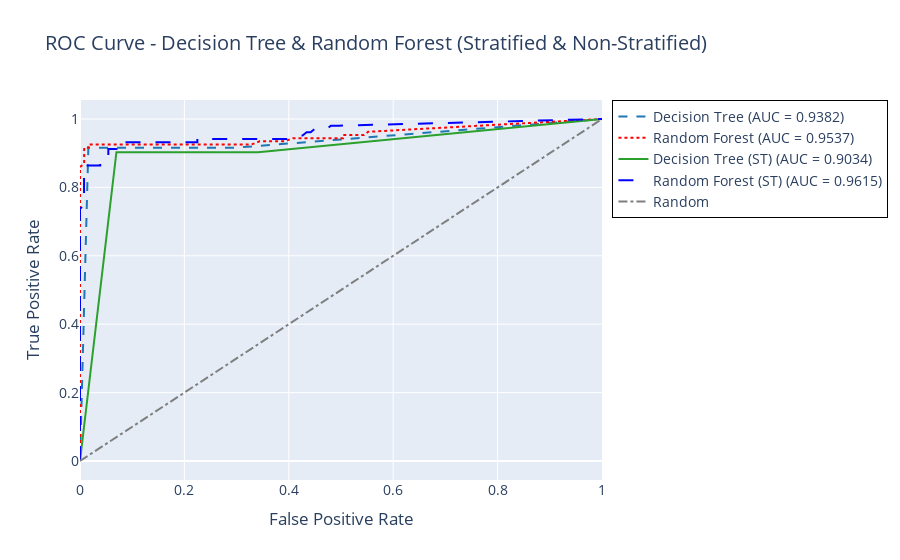

The notebook cell this image was saved under:
### Code cell
# # 1. Predict probabilities untuk ROC Curve
# y_probs_dtree = dtree.predict_proba(X_test)[:, 1]  
# y_probs_rf = rf.predict_proba(X_test)[:, 1]  

# y_probs_dtree_st = dtree_st.predict_proba(X_test_st)[:, 1]  
# y_probs_rf_st = rf_st.predict_proba(X_test_st)[:, 1]  

# # 2. Hitung AUC untuk semua model
# auc_dtree = roc_auc_score(y_test, y_probs_dtree)
# auc_rf = roc_auc_score(y_test, y_probs_rf)
# auc_dtree_st = roc_auc_score(y_test_st, y_probs_dtree_st)
# auc_rf_st = roc_auc_score(y_test_st, y_probs_rf_st)

# # 3. Hitung ROC Curve (FPR & TPR)
# fpr_dtree, tpr_dtree, _ = roc_curve(y_test, y_probs_dtree)
# fpr_rf, tpr_rf, _ = roc_curve(y_test, y_probs_rf)
# fpr_dtree_st, tpr_dtree_st, _ = roc_curve(y_test_st, y_probs_dtree_st)
# fpr_rf_st, tpr_rf_st, _ = roc_curve(y_test_st, y_probs_rf_st)

# # 4. Membuat ROC Curve dengan Plotly
# fig = go.Figure()

# fig.add_trace(go.Scatter(
#     x=fpr_dtree, y=tpr_dtree, mode='lines',
#     name=f'Decision Tree (AUC = {auc_dtree:.4f})',
#     line=dict(color='#1f77b4', dash='dash')  # Biru Soft
# ))

# fig.add_trace(go.Scatter(
#     x=fpr_rf, y=tpr_rf, mode='lines',
#     name=f'Random Forest (AUC = {auc_rf:.4f})',
#     line=dict(color='red', dash='dot')  # Oranye Soft
# ))

# fig.add_trace(go.Scatter(
#     x=fpr_dtree_st, y=tpr_dtree_st, mode='lines',
#     name=f'Decision Tree (ST) (AUC = {auc_dtree_st:.4f})',
#     line=dict(color='#2ca02c', dash='solid')  # Hijau Soft
# ))

# fig.add_trace(go.Scatter(
#     x=fpr_rf_st, y=tpr_rf_st, mode='lines',
#     name=f'Random Forest (ST) (AUC = {auc_rf_st:.4f})',
#     line=dict(color='blue', dash='longdash')  # Merah Soft
# ))

# # Garis referensi (Random Guess)
# fig.add_trace(go.Scatter(
#     x=[0, 1], y=[0, 1], mode='lines',
#     name='Random', line=dict(color='#7f7f7f', dash='dashdot')  # Abu-abu Netral
# ))

# fig.update_layout(
#     title="ROC Curve - Decision Tree & Random Forest (Stratified & Non-Stratified)",
#     xaxis_title="False Positive Rate",
#     yaxis_title="True Positive Rate",
#     showlegend=True,
#     font=dict(size=14),  # Ukuran teks lebih nyaman
#     legend=dict(
#         bgcolor="rgba(255, 255, 255, 0.8)",  # Latar belakang legend (semi-transparan)
#         bordercolor="black",  # Warna border hitam
#         borderwidth=1  # Ketebalan border
#     ),
# )

# # Menampilkan plot
# fig.show()

### Figure 1 — Plotly figure (JSON) as saved in the notebook; plotly's stock layout.template omitted (floating-point values rounded to 4 significant figures)
{"data": [{"line": {"color": "#1f77b4", "dash": "dash"}, "mode": "lines", "name": "Decision Tree (AUC = 0.9382)", "type": "scatter", "x": [0.0, 0.016, 0.208, 0.232, 0.28, 0.296, 1.0], "y": [0.0, 0.9159, 0.9159, 0.9159, 0.9159, 0.9159, 1.0]}, {"line": {"color": "red", "dash": "dot"}, "mode": "lines", "name": "Random Forest (AUC = 0.9537)", "type": "scatter", "x": [0.0, 0.0, 0.0, 0.0, 0.0, 0.0, 0.0, 0.0, 0.0, 0.0, 0.0, 0.0, 0.0, 0.008, 0.008, 0.016, 0.016, 0.08, 0.088, 0.12, 0.216, 0.24, 0.272, 0.28, 0.296, 0.328, 0.344, 0.352, 0.376, 0.392, 0.408, 0.424, 0.472, 0.504, 0.504, 0.52, 0.544, 0.552, 1.0], "y": [0.0, 0.4206, 0.5701, 0.5888, 0.6168, 0.6636, 0.6916, 0.7009, 0.729, 0.7477, 0.7757, 0.7944, 0.8598, 0.8692, 0.9159, 0.9159, 0.9252, 0.9252, 0.9252, 0.9252, 0.9252, 0.9252, 0.9252, 0.9252, 0.9252, 0.9252, 0.9346, 0.9346, 0.9346, 0.9346, 0.9439, 0.9439, 0.9439, 0.9439, 0.9533, 0.9533, 0.9533, 0.9626, 1.0]}, {"line": {"color": "#2ca02c", "dash": "solid"}, "mode": "lines", "name": "Decision Tree (ST) (AUC = 0.9034)", "type": "scatter", "x": [0.0, 0.06977, 0.1783, 0.2403, 0.2713, 0.2946, 0.3256, 0.3411, 1.0], "y": [0.0, 0.9029, 0.9029, 0.9029, 0.9029, 0.9029, 0.9029, 0.9029, 1.0]}, {"line": {"color": "blue", "dash": "longdash"}, "mode": "lines", "name": "Random Forest (ST) (AUC = 0.9615)", "type": "scatter", "x": [0.0, 0.0, 0.0, 0.0, 0.0, 0.0, 0.007752, 0.007752, 0.007752, 0.007752, 0.007752, 0.007752, 0.007752, 0.007752, 0.03876, 0.03876, 0.04651, 0.04651, 0.05426, 0.05426, 0.06977, 0.06977, 0.07752, 0.155, 0.1628, 0.1938, 0.2248, 0.2248, 0.2713, 0.2946, 0.3256, 0.3333, 0.3643, 0.3798, 0.4031, 0.4186, 0.4264, 0.4341, 0.4419, 0.4496, 0.4729, 0.4806, 0.4961, 1.0], "y": [0.0, 0.5146, 0.6019, 0.6602, 0.7087, 0.7379, 0.7476, 0.7573, 0.7864, 0.7961, 0.8155, 0.8252, 0.8447, 0.8641, 0.8641, 0.8738, 0.8738, 0.8835, 0.8932, 0.9126, 0.9126, 0.932, 0.932, 0.932, 0.932, 0.932, 0.932, 0.9417, 0.9417, 0.9417, 0.9417, 0.9417, 0.9417, 0.9417, 0.9417, 0.9515, 0.9515, 0.9612, 0.9612, 0.9709, 0.9709, 0.9806, 0.9806, 1.0]}, {"line": {"color": "#7f7f7f", "dash": "dashdot"}, "mode": "lines", "name": "Random", "type": "scatter", "x": [0, 1], "y": [0, 1]}], "layout": {"font": {"size": 14}, "legend": {"bgcolor": "rgba(255, 255, 255, 0.8)", "bordercolor": "black", "borderwidth": 1}, "showlegend": true, "title": {"text": "ROC Curve - Decision Tree & Random Forest (Stratified & Non-Stratified)"}, "xaxis": {"title": {"text": "False Positive Rate"}}, "yaxis": {"title": {"text": "True Positive Rate"}}}}
